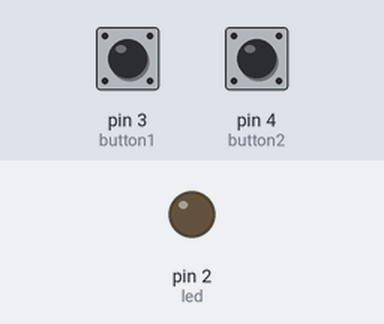
A sketch run on a simulated Arduino Uno, built with avr-gcc and run on an emulated ATmega328P. Shown: output pins drawn as LEDs (lit = HIGH). The inputs (shaded band) are chosen by the test bench; at power-on: pin 3 (button1) HIGH, pin 4 (button2) HIGH.

Above: at 1.2 s.
1.3 s: pin 3 (button1) pulled LOW for 0.15 s
At 1.37 s:
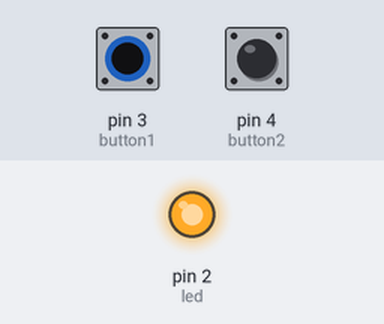
2.9 s: pin 3 (button1) pulled LOW for 3.2 s
At 7.3 s:
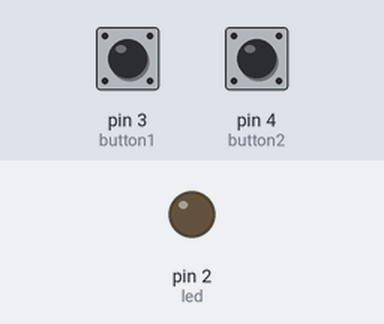
7.6 s: pin 4 (button2) pulled LOW for 3.2 s
At 8.6 s:
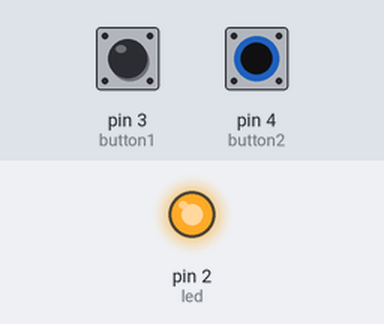
Timing chart, 0 to 12.3 s (numbered marks = the images above; inputs shaded):
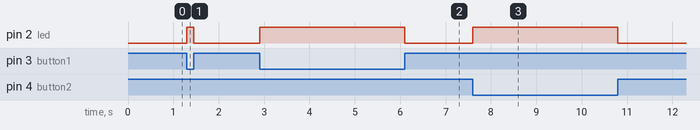

The sketch:

sketch_1g.ino
```cpp
/*
	Uso di or per accendere un LED se viene
	premuto almeno uno dei due (o più) pulsanti
	senza l'ausilio di variabili
	equivale a mettere in parallelo i pulsanti
*/

const int led = 2;		// il pin dove è il primo LED
const int button1 = 3;		// il pin dove è il primo pulsante
const int button2 = 4;	// il pin dove è il secondo pulsante

void setup ()
{
	pinMode(led, OUTPUT);	// impostiamo come output
	pinMode(button1, INPUT_PULLUP);	// impostiamo come input
	pinMode(button2, INPUT_PULLUP);	// impostiamo come input
}

void loop ()
{
	digitalWrite(led, !digitalRead(button1) || !digitalRead(button2));	// acceso se true
}
```

Measured:
- after the input at 1.3 s, pin 2 (led): LOW → HIGH at once, → LOW 0.15 s later
- after the input at 2.9 s, pin 2 (led): LOW → HIGH at once, → LOW 3.2 s later
- after the input at 7.6 s, pin 2 (led): LOW → HIGH at once, → LOW 3.2 s later
